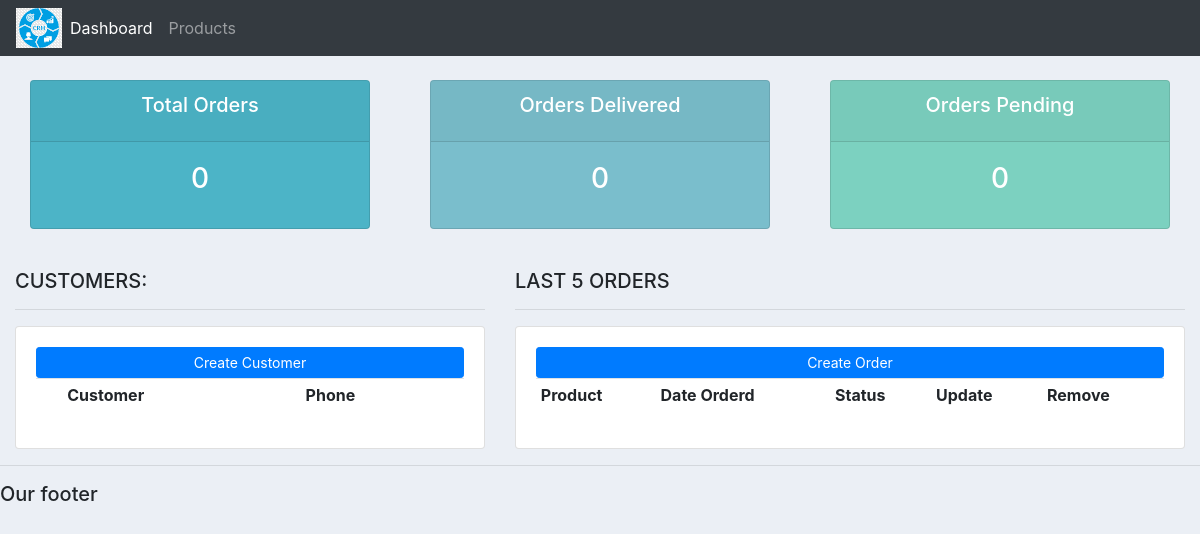
The app's page /, older data.
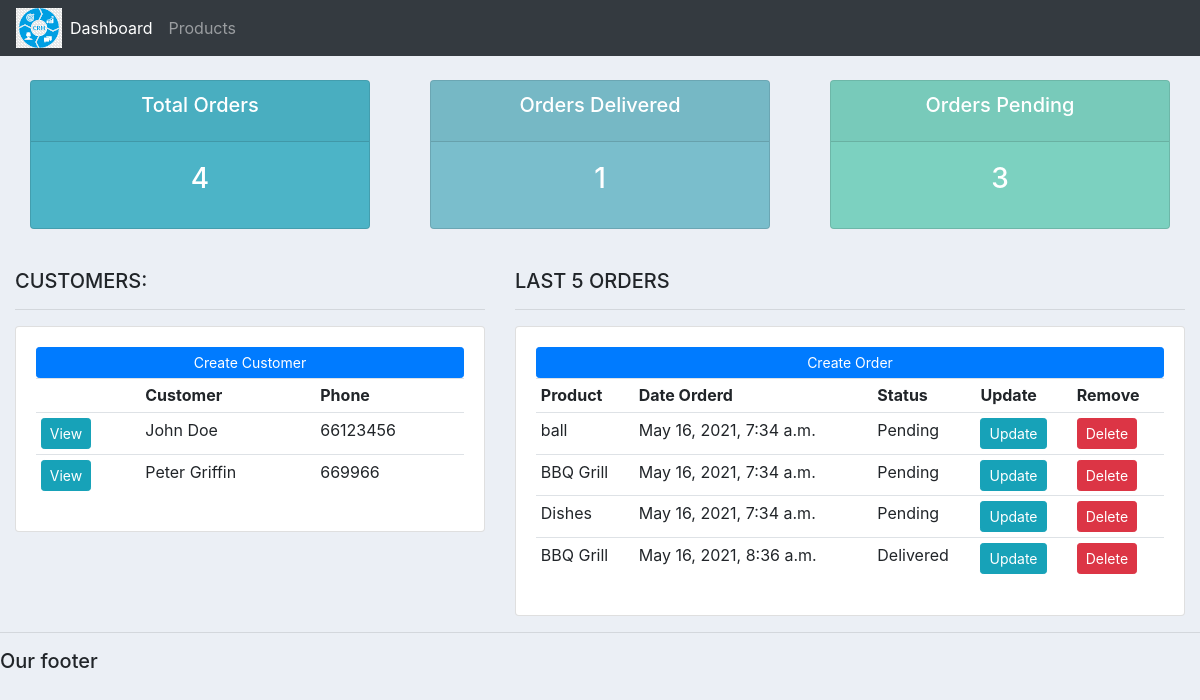
The same page, newer data.
### accounts/models.py (models this page shows, shortened)
class Customer(models.Model):
    name = models.CharField(max_length =200, null = True)
    phone = models.IntegerField( null = True)
    email = models.EmailField(null=  True)
    date_created =  models.DateTimeField(auto_now_add=True)

class Order(models.Model):
    customer = models.ForeignKey(Customer, null=True, on_delete=models.SET_NULL)
    product = models.ForeignKey(Product, null = True, on_delete=models.SET_NULL)
    STATUS =(
        ('Pending','Pending'),
        ('Out of delivery', 'Out of delivery'),
        ('Delivered', 'Delivered'),
        )
    date_created = models.DateTimeField(auto_now_add=True, null =True)
    status  = models.CharField(max_length= 200, null = True, choices = STATUS)

class Product(models.Model):
    CATEGORY =(
        ('Indoor','Indoor'),
        ('Out Door', 'Out  Door'),
        )
    name = models.CharField(max_length=50, null = True)
    price = models.FloatField(null = True)
    category = models.CharField(max_length =200, null =True , choices = CATEGORY)
    description = models.CharField(max_length = 200, null=True, blank =True)
    data_created = models.DateTimeField(auto_now_add=True, null=  True)
    tags = models.ManyToManyField(Tag)
    def __str__(self):
        return self.name

### accounts/views.py (the view)
# urls.py: path('',views.home, name  ='home'),
def home(request):
    orders = Order.objects.all()
    customers = Customer.objects.all()
    total_customers = customers.count()
    total_orders = orders.count()
    delivered = orders.filter(status ='Delivered').count()
    pending = orders.filter(status = 'Pending').count()
    context = {"orders": orders, "customers": customers,
                'total_orders': total_orders, 'delivered':delivered,
                'pending':pending}
    return render(request, 'accounts/dashboard.html', context)

### accounts/templates/accounts/dashboard.html
{%  extends 'accounts/main.html' %}
{% block content %}
{%  include 'accounts/status.html' %}
<br>
<div class="row">
	<div class="col-md-5">
		<h5>CUSTOMERS:</h5>
		<hr>
		<div class="card card-body">
			<a class="btn btn-primary  btn-sm btn-block" href="">Create Customer</a>
			<table class="table table-sm">
				<tr>
					<th></th>
					<th>Customer</th>
					<th>Phone</th>
				</tr>
				{% for customer in customers%}
					<tr>
						<td><a class ="btn btn-sm btn-info" href ="{% url 'customer' customer.id%}">View</a></td>
						<td>{{customer.name}}</td>
						<td>{{customer.phone}}</td>
					</tr>
					{% endfor%}
			</table>
		</div>
	</div>
	<div class="col-md-7">
		<h5>LAST 5 ORDERS</h5>
		<hr>
		<div class="card card-body">
			<a class="btn btn-primary  btn-sm btn-block" href="{% url 'create_order'%}">Create Order</a>
			<table class="table table-sm">
				<tr>
					<th>Product</th>
					<th>Date Orderd</th>
					<th>Status</th>
					<th>Update</th>
					<th>Remove</th>
				</tr>
				{% for order in orders %}
					<tr>
						<td>{{order.product}}</td>
						<td>{{order.date_created}}</td>
						<td>{{order.status}}</td>
						<td><a class ="btn btn-sm btn-info" href="{% url 'update_order' order.id %}">Update</a></td>
						<td><a class ="btn btn-sm btn-danger" href="{% url 'delete_order' order.id %}">Delete</a></td>
					</tr>
				{% endfor%}
			</table>
		</div>
	</div>
</div>
{% endblock %}

### accounts/templates/accounts/main.html (shortened to what this page needs)
{% load static %}
<!DOCTYPE html>
<html>
<head>
	<link rel="stylesheet" href="https://stackpath.bootstrapcdn.com/bootstrap/4.3.1/css/bootstrap.min.css">
	<link rel="stylesheet" href="{% static 'accounts/css/main.css'%}">
</head>
<body>
	{%  include 'accounts/navbar.html' %}
	<div class="container-fluid">
	{% block content %}
	{% endblock %}
    </div>
	<hr>
	<h5>Our footer</h5>
</body>
</html>

### accounts/templates/accounts/navbar.html (shortened to what this page needs)
{% load static%}
<nav class="navbar navbar-expand-lg navbar-dark bg-dark">
  <img src = "{%static 'accounts/images/logo.png'%}">
  <div class="collapse navbar-collapse" id="navbarNav">
    <ul class="navbar-nav">
      <li class="nav-item active">
        <a class="nav-link" href="{% url 'home' %}">Dashboard</a>
      </li>
      <li class="nav-item">
        <a class="nav-link" href="{% url 'products' %}">Products</a>
      </li>
    </ul>
  </div>
</nav>

### accounts/templates/accounts/status.html
<br>
<div class="row">
	<div class="col">
		<div class="col-md">
			<div class="card text-center text-white  mb-3" id="total-orders">
			  	<div class="card-header">
			  		<h5 class="card-title">Total Orders</h5>
			  	</div>
			  	<div class="card-body">
			    	<h3 class="card-title">{{ total_orders}}</h3>
			  	</div>
			</div>
		</div>
	</div>
	<div class="col">
		<div class="col-md">
			<div class="card text-center text-white  mb-3" id="orders-delivered">
			  	<div class="card-header">
			  		<h5 class="card-title">Orders Delivered</h5>
			  	</div>
			  	<div class="card-body">
			    	<h3 class="card-title">{{delivered}}</h3>
			  	</div>
			</div>
		</div>
	</div>
	<div class="col">
		<div class="col-md">
			<div class="card text-center text-white  mb-3" id="orders-pending">
			  	<div class="card-header">
			  		<h5 class="card-title">Orders Pending</h5>
			  	</div>
			  	<div class="card-body">
			    	<h3 class="card-title">{{pending}}</h3>
			  	</div>
			</div>
		</div>
	</div>
</div>

### accounts/static/accounts/css/main.css (style rules this page uses)
body { background-color: #ebeff5; }
#total-orders { background-color: #4cb4c7; }
#orders-delivered { background-color: #7abecc; }
#orders-pending { background-color: #7cd1c0; }

Row changes from the older to the newer data that the page shows:
added Customer: name "John Doe", phone "66123456"
added Customer: name "Peter Griffin", phone "669966"
added Order: product "ball", date_created "May 16, 2021, 7:34 a.m.", status "Pending"
added Order: product "BBQ Grill", date_created "May 16, 2021, 7:34 a.m.", status "Pending"
added Order: product "Dishes", date_created "May 16, 2021, 7:34 a.m.", status "Pending"
added Order: product "BBQ Grill", date_created "May 16, 2021, 8:36 a.m.", status "Delivered"
Text that changed along with them:
{{ total_orders }}: "0" → "4"
{{ delivered }}: "0" → "1"
{{ pending }}: "0" → "3"
